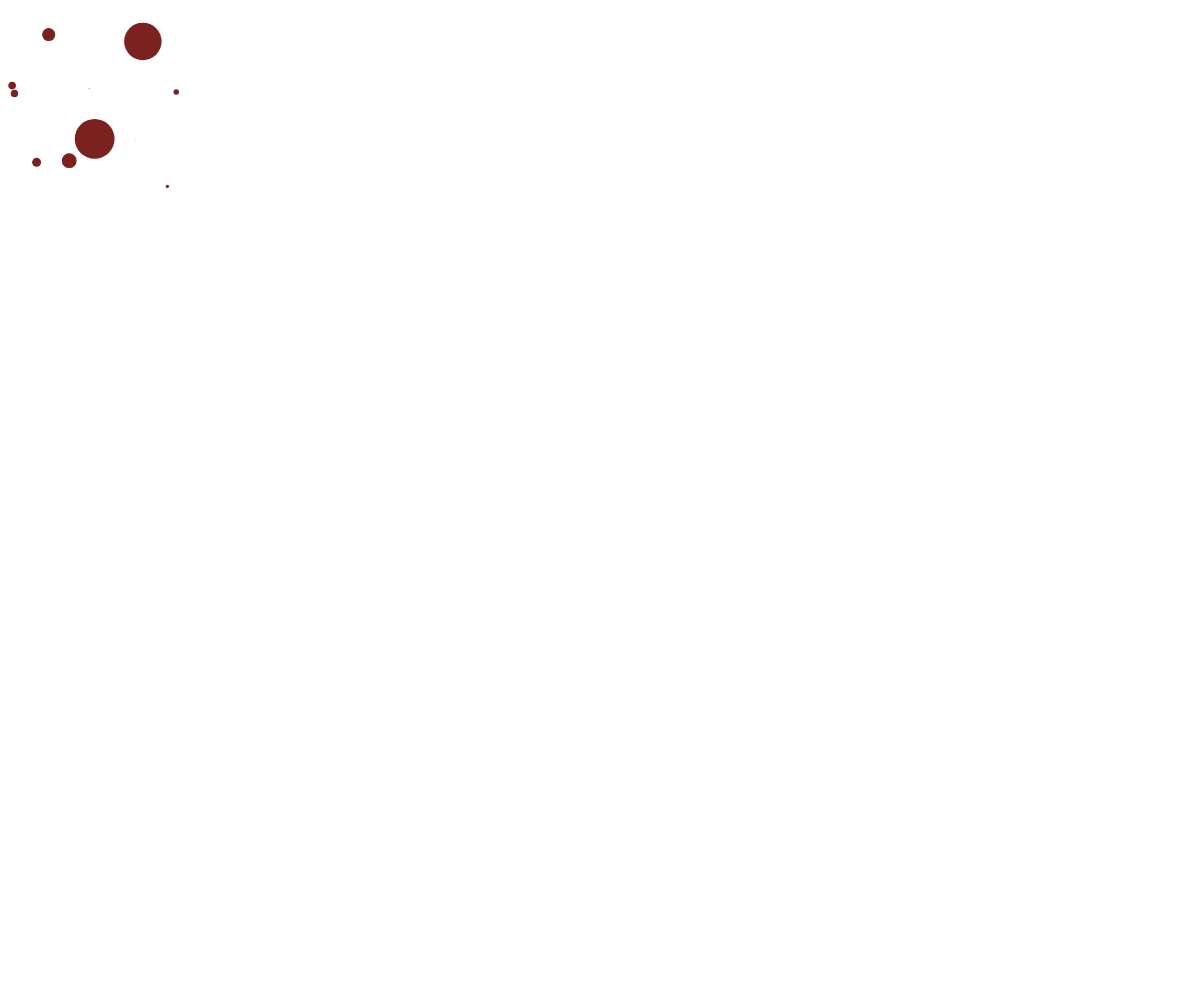
Frame 1 (no input)
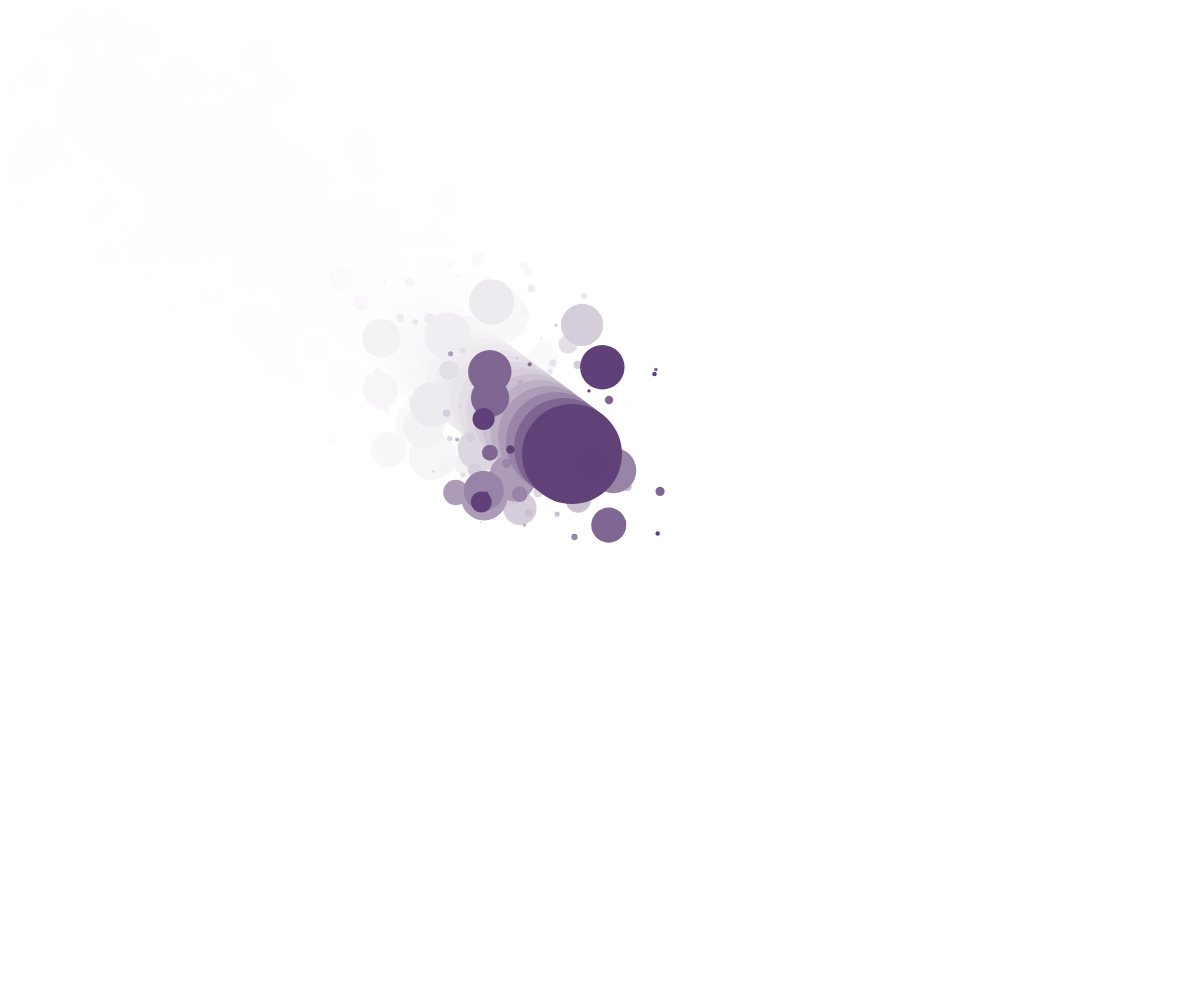
Frame 60 (no input)
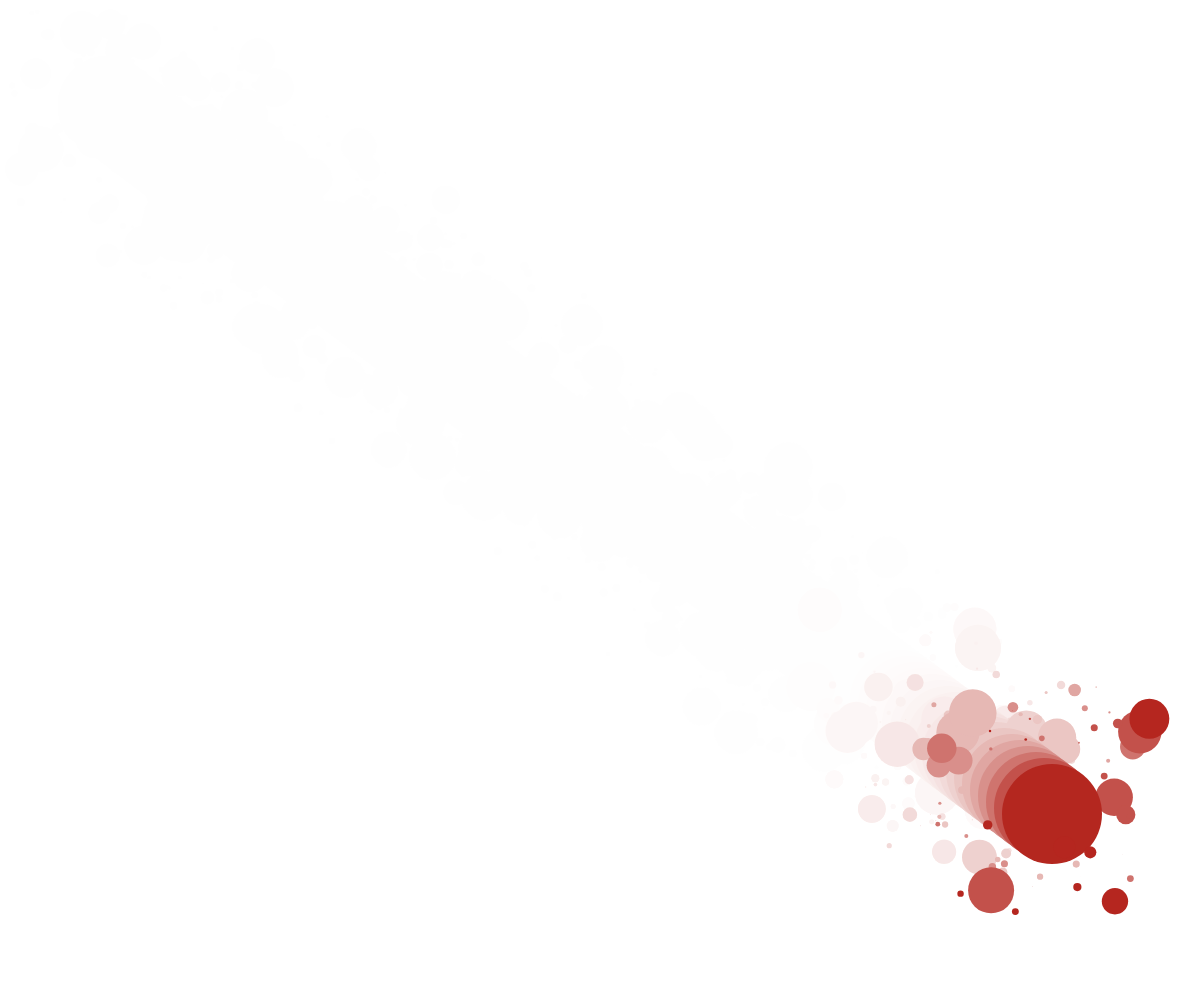
Frame 120 (the mouse pressed at the canvas centre since frame 60)

The p5.js sketch that drew these frames (run headless with seeded random() and noise() and a simulated clock; from frame 60 on, the mouse is pressed at the canvas centre):

// p5.js sketch
// ── sketch.js
let col, col1, col2, col3;
let x = 100, y = 100;

let diameter = 100;

let xV = 8, yV = 6; //speed in the x and y directions

function setup(){
 createCanvas(windowWidth,windowHeight); 
 col1 = color("#851400");
 col2 = color("#00e2f2");
 col3 = color('purple');


noStroke() //frameRate(4)

}

function draw(){

 background(255,50)
let i = map(x, 0,width, 0,1)
let j = map(y, 0, height, 0,1);

col =  lerpColor(col1, col2, i) 
col = lerpColor(col, col3,j)

ellipse(x, y, diameter);
fill(col)
if(x > width - diameter/2){
  xV = -xV;
}
if (x < diameter/2){
  xV = -xV;
}
if(y > height - diameter/2){
    yV = -yV;
}
if(y<diameter/2){
  yV =- yV;
}

// col = color(255- col.v1, 255- col.v2, 255- col.c3) 
// fill(col)
ellipse(x + random(-diameter, diameter), y + random(diameter, -diameter), random(50))
ellipse(x + random(-diameter, diameter), y + random(diameter, -diameter), random(50))
ellipse(x + random(-diameter, diameter), y + random(diameter, -diameter), random(50))
ellipse(x + random(-diameter, diameter), y + random(diameter, -diameter), random(50))
ellipse(x + random(-diameter, diameter), y + random(diameter, -diameter), random(10))
ellipse(x + random(-diameter, diameter), y + random(diameter, -diameter), random(10))
ellipse(x + random(-diameter, diameter), y + random(diameter, -diameter), random(10))
ellipse(x + random(-diameter, diameter), y + random(diameter, -diameter), random(10))
ellipse(x + random(-diameter, diameter), y + random(diameter, -diameter), random(10))
ellipse(x + random(-diameter, diameter), y + random(diameter, -diameter), random(10))
ellipse(x + random(-diameter, diameter), y + random(diameter, -diameter), random(10))

 //  x = x+1;
 //  y = y+1;
//  y++

 x+= xV 
 y+= yV 


//  print("xV = ", xV);

}

function mousePressed(){

  col1 = color(random(255),random(255),random(255))
  col2 = color(random(255),random(255),random(255))
  col3 = color(random(255),random(255),random(255))


}
